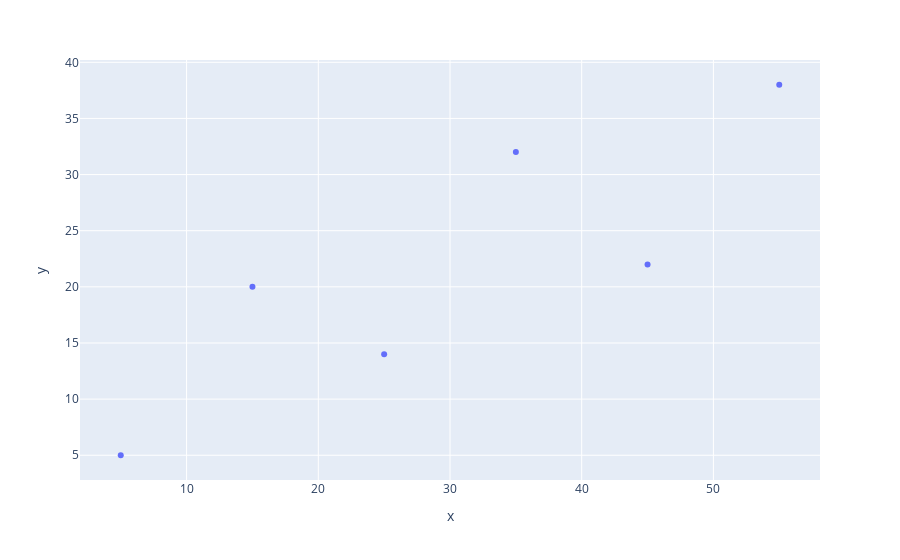

Notebook code cell kept with this figure:
### Code cell
fig = px.scatter(x=x1, y=y)
fig.show()

### Figure 1 — Plotly figure (JSON) as saved in the notebook; plotly's stock layout.template omitted (floating-point values rounded to 4 significant figures)
{"data": [{"hovertemplate": "x=%{x}<br>y=%{y}<extra></extra>", "legendgroup": "", "marker": {"color": "#636efa", "symbol": "circle"}, "mode": "markers", "name": "", "orientation": "v", "showlegend": false, "type": "scatter", "x": [5, 15, 25, 35, 45, 55], "xaxis": "x", "y": [5, 20, 14, 32, 22, 38], "yaxis": "y"}], "layout": {"autosize": true, "legend": {"tracegroupgap": 0}, "margin": {"t": 60}, "xaxis": {"anchor": "y", "autorange": true, "domain": [0, 1], "range": [1.952, 58.05], "title": {"text": "x"}, "type": "linear"}, "yaxis": {"anchor": "x", "autorange": true, "domain": [0, 1], "range": [2.445, 40.56], "title": {"text": "y"}, "type": "linear"}}}
